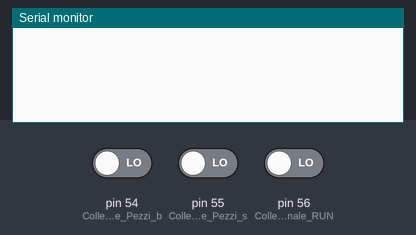
Recording of a sketch running on a simulated Arduino Mega 2560, built with avr-gcc and run on an emulated ATmega2560. Shown: the last lines printed to the serial monitor. Inputs (shaded band) come from the test bench; at power-on: pin 54 (Collegare_segnale_Pezzi_b) LOW, pin 55 (Collegare_segnale_Pezzi_s) LOW, pin 56 (Collegare_segnale_RUN) LOW. WiFi joins after 1.5 s; servers stay silent unless stated.

Above: at 3.7 s.
3.8 s: pin 54 (Collegare_segnale_Pezzi_b) driven HIGH
At 4.4 s:
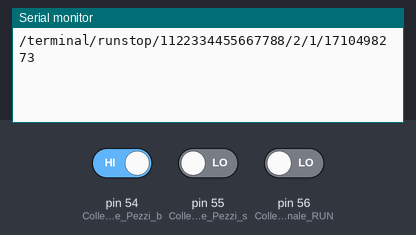
5.3 s: pin 55 (Collegare_segnale_Pezzi_s) driven HIGH
At 6.3 s:
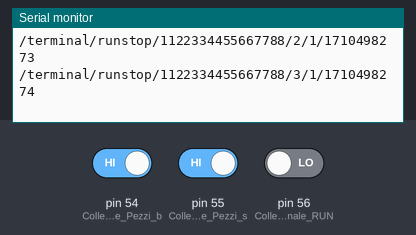
6.8 s: pin 56 (Collegare_segnale_RUN) driven HIGH
At 8.0 s:
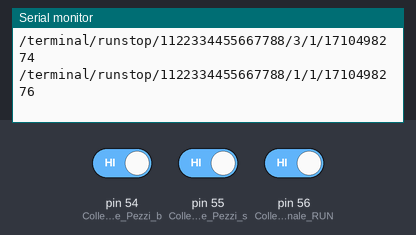
8.3 s: pin 56 (Collegare_segnale_RUN) driven LOW
At 9.0 s:
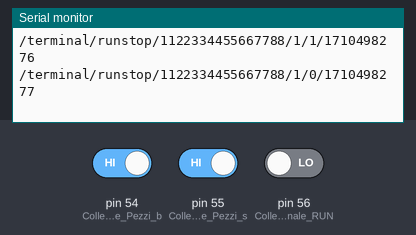
Timing chart, 0 to 10.8 s (numbered marks = the images above; inputs shaded):
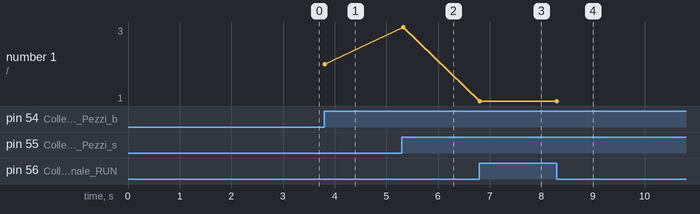

Measured:
- after the input at 3.8 s, the serial monitor: prints a new line at once (image 1)
- after the input at 5.3 s, the serial monitor: prints a new line at once (image 2)
- after the input at 6.8 s, the serial monitor: prints a new line at once (image 3)
- after the input at 8.3 s, the serial monitor: prints a new line at once (image 4)
- plotted number 1: 2 → 3 after the input at 5.3 s

The sketch:

easy_beta1.ino
```cpp
/*EASy Controllino Ver.0.1
   - Assegna MAC Address e Attiva DHCP
   - Ottiene Epoch Timestamp da Server NTP
   - Aggiorna variabile epoch ogni secondo
   - Configura e legge i bus del terminale
   - Invia a cadenza predefinita i valori dei contapezzi
   - Invia in tempo reale lo stato di RUN/STOP del centro di lavoro
   developed by Guido Fiamozzi
*/

/*CREDITS
  Contiene parti di codice di pubblico dominio rielaborate:
  - Udp NTP Client
  Contiene librerie di terze parti di pubblico dominio
*/

#include <SPI.h>
#include <Controllino.h>
#include <Ethernet.h>
#include <EthernetUdp.h>

// MAC ADDRESS - DHCP
byte mac[] = {
  0xDE, 0xAD, 0xBE, 0xEF, 0xFE, 0xED
};

// variabili Controllino/ Terminale I/O
int pz_buoni =0;
int pz_buoni_status =0;
int pz_scarti=0;
int pz_scarti_status =0;
int cl_status =0;
int busStartStop = 1; // questo parametro deve corrispondere con la configurazione di EASy
int busPzBuoni = 2 ; // questo parametro deve corrispondere con la configurazione di EASy
int busPzScarti = 3;// questo parametro deve corrispondere con la configurazione di EASy
unsigned long timerSendUrlPZ = 0;
unsigned long intervalSendUrlPZ = 5000; // Setta l'intervallo di tempo (millisecondi) per l'invio dei contapezzi
unsigned long timeStartPzBuoni = 0;
unsigned long latentPzBuoni = 30; // Setta l'intervallo di tempo (millisecondi) per la lettura dei pezzi buoni [evita false letture]
unsigned long timeStartPzScarti = 0;
unsigned long latentPzScarti = 30; // Setta l'intervallo di tempo (millisecondi) per la lettura dei pezzi scarti [evita false letture]
unsigned long timeStartRunStop = 0;
unsigned long latentRunStop = 30; // Setta l'intervallo di tempo (millisecondi) per la lettura Run/Stop [evita false letture]


// costruzione url
String easyTerminalID = "1122334455667788"; // ID del terminale I/O (deve essere inserito anche sul server EASy)
String easyUrlPage = "/terminal/runstop/";
String easyUrlParameters ;
String easyUrlPzBuoni;
String easyUrlPzScarti;
String easyUrlRunStop;

// Variabili per i timer
unsigned long easyTimestamp = 0;  // Il timestamp Epoc Unix che viene trasmesso al server eEASy
unsigned long easyStartTimer = 0;
unsigned long easyEverySecond = 1000;  // Variabile che regola il timestamp [Non Modificare]
unsigned long easyStartNTP =0;
unsigned long easyRefreshNTP = 3600000;  // aggiorna il timestamp con il server NTP ogni ora [1h = 3600000ms]

// NTP Server via UDP
unsigned int localPort = 8888;       // local port to listen for UDP packets
char timeServer[] = "time.nist.gov"; // time.nist.gov NTP server
const int NTP_PACKET_SIZE = 48; // NTP time stamp is in the first 48 bytes of the message
byte packetBuffer[ NTP_PACKET_SIZE]; //buffer to hold incoming and outgoing packets
EthernetUDP Udp;

void setup() {
  Serial.begin(9600);

  // Inizializza Ethernet e UDP
  if (Ethernet.begin(mac) == 0) {
    Serial.println("Failed to configure Ethernet using DHCP");
    // no point in carrying on, so do nothing forevermore:
    for (;;)
      ;
  }
  Udp.begin(localPort);

easyTimestamp = getUnixTimestampFromNTP(timeServer);
easyStartNTP = millis();
easyStartTimer = millis();

// setta bus terminale Input
  pinMode(CONTROLLINO_A0, INPUT); // Collegare segnale Pezzi buoni su A0
  pinMode(CONTROLLINO_A1, INPUT); // Collegare segnale Pezzi scarti su A1
  pinMode(CONTROLLINO_A2, INPUT); // Collegare segnale RUN / STOP su A2 (RUN: segnale continuo su HIGH)
}

void loop() {
  unsigned long currentMillis = millis();

  //pezzi buoni
  if (currentMillis - timeStartPzBuoni > latentPzBuoni){

  if (digitalRead(CONTROLLINO_A0)== 1){
  if (pz_buoni_status == 0) {
  pz_buoni= pz_buoni + 1;
  easyUrlPzBuoni = String(easyUrlPage + easyTerminalID + "/" + busPzBuoni + "/" + pz_buoni + "/" + easyTimestamp);
  Serial.println(easyUrlPzBuoni);
  }
  }
  pz_buoni_status = digitalRead(CONTROLLINO_A0);
  timeStartPzBuoni = currentMillis;
  }

  //pezzi scarti
  if (currentMillis - timeStartPzScarti > latentPzScarti){
  if (digitalRead(CONTROLLINO_A1)== 1){
  if (pz_scarti_status == 0) {
  pz_scarti= pz_scarti + 1;
  easyUrlPzScarti = String(easyUrlPage + easyTerminalID + "/" + busPzScarti + "/" + pz_scarti + "/" + easyTimestamp);
  Serial.println(easyUrlPzScarti);
  }
  }
  pz_scarti_status = digitalRead(CONTROLLINO_A1);
  timeStartPzScarti = currentMillis;
  }

   //centro di lavoro RUN STOP

  if (currentMillis - timeStartRunStop > latentRunStop){
  if (cl_status == digitalRead(CONTROLLINO_A2)) {
  } else {
    cl_status = digitalRead(CONTROLLINO_A2);
    easyUrlParameters = String(easyUrlPage + easyTerminalID + "/" + busStartStop + "/" + cl_status + "/" + easyTimestamp);
    Serial.println(easyUrlParameters);
    }
  timeStartRunStop = currentMillis;
  }

// aggiorna Timestamp
if (currentMillis - easyStartTimer > easyEverySecond){
  easyTimestamp++ ;
  easyStartTimer = currentMillis;
  }

// invia pezzi contati
if (currentMillis - timerSendUrlPZ  > intervalSendUrlPZ){
//  sendUrl();
  timerSendUrlPZ  = currentMillis;
  }

  Ethernet.maintain();
}


// FUNZIONE: invia url con i parametri impostati
void sendUrl (){
  Serial.println(easyUrlParameters);
  }


// FUNZIONE: Interroga il server NTP e ottiene un timestamp in formato UNIX
unsigned long getUnixTimestampFromNTP(char* address) {
  memset(packetBuffer, 0, NTP_PACKET_SIZE);
  packetBuffer[0] = 0b11100011;
  packetBuffer[1] = 0;
  packetBuffer[2] = 6;
  packetBuffer[3] = 0xEC;
  packetBuffer[12]  = 49;
  packetBuffer[13]  = 0x4E;
  packetBuffer[14]  = 49;
  packetBuffer[15]  = 52;
  Udp.beginPacket(address, 123);
  Udp.write(packetBuffer, NTP_PACKET_SIZE);
  Udp.endPacket();
  delay(1000);
  if (Udp.parsePacket()) {
    Udp.read(packetBuffer, NTP_PACKET_SIZE);
    unsigned long highWord = word(packetBuffer[40], packetBuffer[41]);
    unsigned long lowWord = word(packetBuffer[42], packetBuffer[43]);
    unsigned long secsSince1900 = highWord << 16 | lowWord;
    const unsigned long seventyYears = 2208988800UL;
    unsigned long epoch = secsSince1900 - seventyYears;
    return epoch;
  }
  else {
    return 0;
    }
}
```
